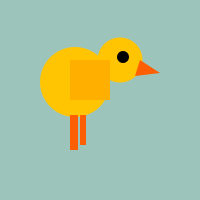
Frame 1 (no input)
Frame 60 (the mouse pressed at the canvas centre just before this capture): identical to frame 1, image omitted
Frame 120 (the mouse held since frame 60 and released just before this capture): identical to frame 1, image omitted

The Processing sketch that drew this single still picture (run headless with seeded random() and noise(); from frame 60 on, the mouse is pressed at the canvas centre):

// Processing sketch: processing_46217
// ── processing_46217.pde

int armAngle = 0;
int angleChange = 20;
final int ANGLE_LIMIT = 50;

void setup()
{
  size(200, 200);
  smooth();
  frameRate(30);
}

void draw()
{
  background(156,196,187);
  pushMatrix();
  translate(50, 50); // place robot so arms are always on screen
  drawRobot();
  armAngle += angleChange;
  
  // if the arm has moved past its limit,
  // reverse direction and set within limits.
  if (armAngle > ANGLE_LIMIT || armAngle < 0)
  {
    angleChange = -angleChange;
    armAngle += angleChange;
  }
  popMatrix();
}

void drawRobot()
{
  noStroke();

  fill(255, 197, 3);
  ellipse(70,10 , 45, 45); // head
  ellipse(25, 32, 70, 70); // body
  fill(0);
  ellipse(73,7, 12, 12); // left eye
  fill(255,95,3);
  triangle(90,10,110,23,85,26);
  rect(20, 65, 8, 35); // left leg
  rect(30, 65, 6, 30); // right leg
  fill(255,175,0);
  drawLeftArm();
  
  
 
}

void drawLeftArm()
{
  pushMatrix();
  rotate(radians(armAngle));
  rect(20, 10, 40, 40); // left arm
  popMatrix();
}


//code was borrowed from 2-d transformation tutorial on processing.organd reappropriated
